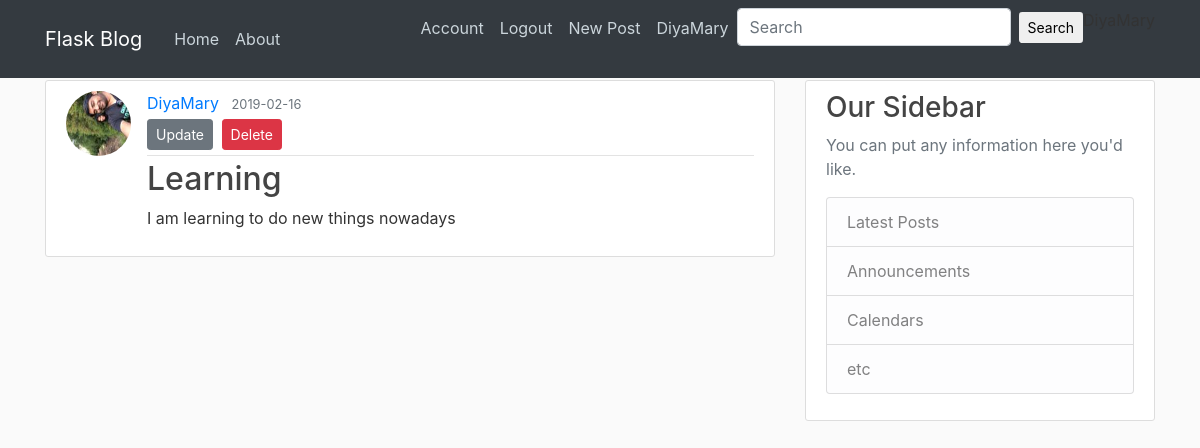
The app's page /post/6 (signed in), older data.
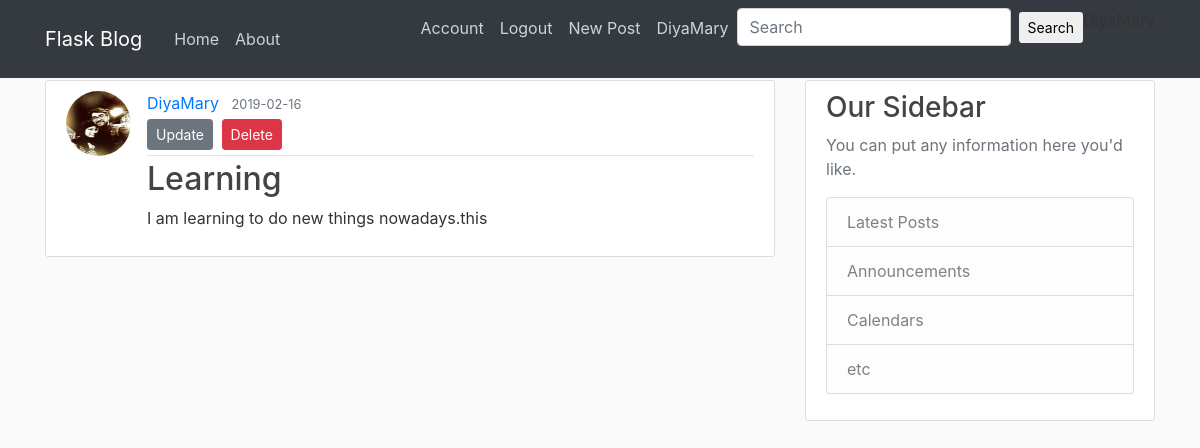
The same page, newer data.
### flaskblog/models.py (models this page shows, shortened)
class User(db.Model,UserMixin):
    id = db.Column(db.Integer, primary_key=True)
    username = db.Column(db.String(20), unique=True, nullable=False)
    email = db.Column(db.String(120), unique=True, nullable=False)
    image_file = db.Column(db.String(20), nullable=False, default='default.jpg')
    password = db.Column(db.String(60), nullable=False)
    posts = db.relationship('Post', backref='author', lazy=True)

class Post(db.Model):
    id = db.Column(db.Integer, primary_key=True)
    title = db.Column(db.String(100), nullable=False)
    date_posted = db.Column(db.DateTime, nullable=False, default=datetime.utcnow)
    content = db.Column(db.Text, nullable=False)
    user_id = db.Column(db.Integer, db.ForeignKey('user.id'), nullable=False)

### flaskblog/routes.py (the view)
@app.route('/post/<int:post_id>')
@login_required
def post(post_id):
    post_new = Post.query.get_or_404(post_id)
    return render_template('post.html',title=post_new.title,post=post_new)

### flaskblog/models.py (called while the page is built)
@login_manager.user_loader
def load_user(user_id):
    return User.query.get(int(user_id))

### flaskblog/templates/post.html (shortened to what this page needs)
{% extends "layout.html" %}
{% block content %}
        <article class="media content-section">
            <img class="rounded-circle article-img" src="{{ url_for('static',filename='profile_pics/' + post.author.image_file)}}">
          <div class="media-body">
            <div class="article-metadata">
              <a class="mr-2" href="{{url_for('user_posts',username=post.author.username)}}">{{ post.author.username }}</a>
              <small class="text-muted">{{ post.date_posted.strftime('%Y-%m-%d')}}</small>
                {% if post.author == current_user %}
                     <div>
                         <a class="btn btn-secondary btn-sm mt-1 mb-1" href="{{url_for('update_post',post_id=post.id)}}">Update</a>
                         <button type="button" class="btn btn-danger btn-sm m-1" data-toggle="modal" data-target="#deleteModal">Delete</button>
                     </div>
                {% endif %}
            </div>
            <h2 class="article-title" href="{{ url_for('post',post_id=post.id)}}" >{{ post.title }}</h2>
            <p class="article-content">{{ post.content }}</p>
          </div>
        </article>
{% endblock content %}

### flaskblog/templates/layout.html (shortened to what this page needs)
<!DOCTYPE html>
<html lang="en">
<head>
<link rel="stylesheet" href="https://maxcdn.bootstrapcdn.com/bootstrap/4.0.0/css/bootstrap.min.css">
<link rel="stylesheet" type="text/css" href="{{url_for('static',filename='main.css')}}">
</head>
<body>
    <header class="site-header">
      <nav class="navbar navbar-expand-md navbar-dark bg-dark fixed-top">
        <div class="container">
          <a class="navbar-brand mr-4" href="/">Flask Blog</a>
          <div class="collapse navbar-collapse" id="navbarToggle">
            <div class="navbar-nav mr-auto">
              <a class="nav-item nav-link" href="{{ url_for('home')}}">Home</a>
              <a class="nav-item nav-link" href="{{ url_for('about')}}">About</a>
            </div>
            <div class="navbar-nav">
                {% if current_user.is_authenticated %}
                    <a class="nav-item nav-link" href="{{ url_for('account')}}">Account</a>
                    <a class="nav-item nav-link" href="{{ url_for('logout')}}">Logout</a>
                    <a class="nav-item nav-link" href="{{ url_for('new_post')}}">New Post</a>
                    <a class="nav-item nav-link" href="{{url_for('user_posts',username=current_user.username)}}">{{current_user.username}}</a>
                    <form action="{{url_for('search')}}" method="POST" class="form-inline md-form mr-auto mb-4">
                    <input class="form-control mr-sm-2" type="text" placeholder="Search" aria-label="Search" name="search">
                        <button class="btn aqua-gradient btn-rounded btn-sm my-0" type="submit">Search</button>
                    </form>
                {% endif %}
            </div>
          </div>
        </div>
      </nav>
    </header>
<main role="main" class="container">
  <div class="row">
    <div class="col-md-8">
      {% block content %}{% endblock %}
    </div>
    <div class="col-md-4">
      <div class="content-section">
        <h3>Our Sidebar</h3>
        <p class='text-muted'>You can put any information here you'd like.
          <ul class="list-group">
            <li class="list-group-item list-group-item-light">Latest Posts</li>
            <li class="list-group-item list-group-item-light">Announcements</li>
            <li class="list-group-item list-group-item-light">Calendars</li>
            <li class="list-group-item list-group-item-light">etc</li>
          </ul>
        </p>
      </div>
    </div>
  </div>
</main>
</body>
</html>

Row changes from the older to the newer data that the page shows:
changed User "DiyaMary": image_file: a different picture
changed Post "Learning": content "I am learning to do new things nowadays" → "I am learning to do new things nowadays.this"
